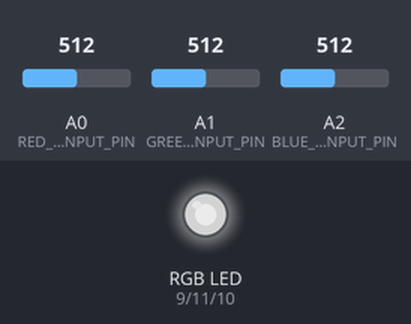
Simulated run of this sketch. Board: Arduino Uno, built with avr-gcc and run on an emulated ATmega328P. Parts: an RGB LED mixed from three pins (HIGH = lit). Inputs (shaded band) come from the test bench; at power-on: A0 (RED_ANALOG_INPUT_PIN) = 512, A1 (GREEN_ANALOG_INPUT_PIN) = 512, A2 (BLUE_ANALOG_INPUT_PIN) = 512. Dim RGB values are drawn brighter than linear.

Above: at 1.2 s.
1.3 s: A0 (RED_ANALOG_INPUT_PIN) set to 716
At 1.8 s:
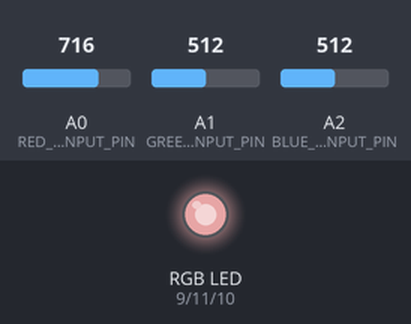
2.8 s: A1 (GREEN_ANALOG_INPUT_PIN) set to 716
At 4.0 s:
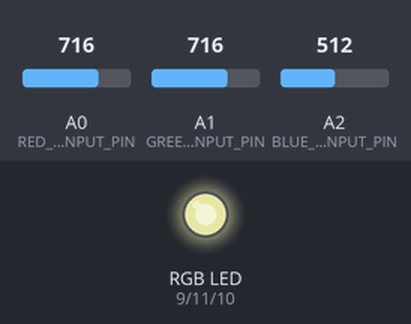
4.3 s: A2 (BLUE_ANALOG_INPUT_PIN) set to 716
At 5.3 s:
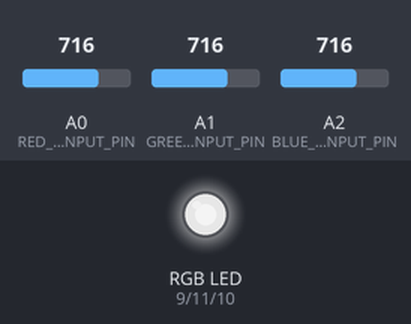
5.8 s: A0 (RED_ANALOG_INPUT_PIN) set to 900
At 6.4 s:
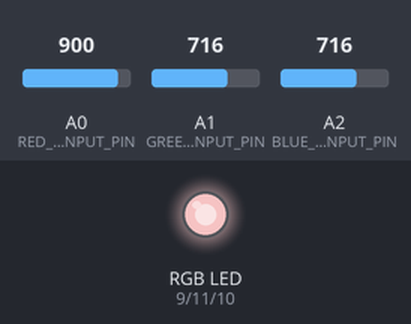
7.3 s: A1 (GREEN_ANALOG_INPUT_PIN) set to 900
At 8.5 s:
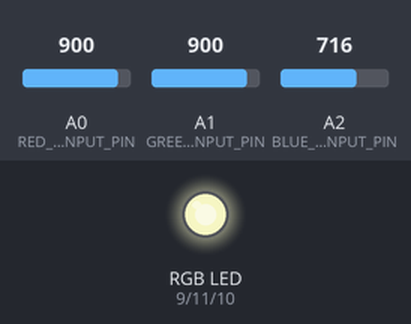
8.8 s: A2 (BLUE_ANALOG_INPUT_PIN) set to 900
At 9.9 s:
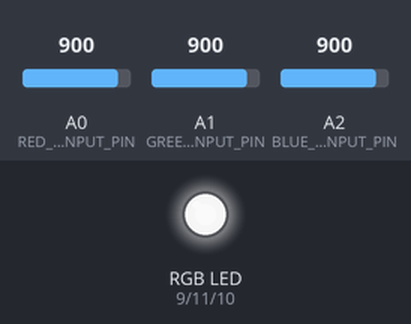
Timing chart, 0 to 11.3 s (numbered marks = the images above; inputs shaded):
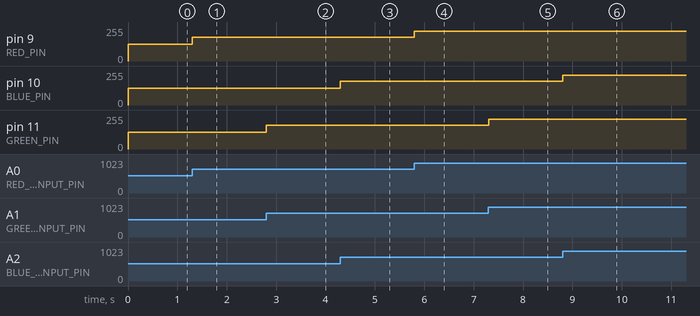

Measured:
- after the input at 1.3 s, pin 9 (RED_PIN): 127/255 → 178/255 at once
- after the input at 2.8 s, pin 11 (GREEN_PIN): 127/255 → 178/255 at once
- after the input at 4.3 s, pin 10 (BLUE_PIN): 127/255 → 178/255 at once
- after the input at 5.8 s, pin 9 (RED_PIN): 178/255 → 224/255 at once
- after the input at 7.3 s, pin 11 (GREEN_PIN): 178/255 → 224/255 at once
- after the input at 8.8 s, pin 10 (BLUE_PIN): 178/255 → 224/255 at once

The sketch:

tema_1.ino
```cpp
uint8_t const RED_PIN = 9;
uint8_t const GREEN_PIN = 11;
uint8_t const BLUE_PIN = 10;
uint8_t const RED_ANALOG_INPUT_PIN = A0;
uint8_t const GREEN_ANALOG_INPUT_PIN = A1;
uint8_t const BLUE_ANALOG_INPUT_PIN = A2;

uint16_t const ANALOG_INPUT_MIN = 0;
uint16_t const ANALOG_INPUT_MAX = 1023;
uint8_t const LED_MIN = 0;
uint8_t const LED_MAX = 255;

struct Color {
  float red;
  float green;
  float blue;
};

void setLedColor(Color const& color) {
  analogWrite(RED_PIN, color.red);
  analogWrite(GREEN_PIN, color.green);
  analogWrite(BLUE_PIN, color.blue);
}

/**
 * Scale a number `input` from [inputMin, inputMax] to [outputMin, outputMax]
 */
float scale(float input, float inputMin, float inputMax, float outputMin, float outpuMax) {
  return (input - inputMin) * (outpuMax - outputMin) / (inputMax - inputMin) + outputMin;
}


float getColorFromAnalogInput(uint8_t inputPin) {
  uint16_t knobValue = analogRead(inputPin);
  return scale(knobValue, ANALOG_INPUT_MIN, ANALOG_INPUT_MAX, LED_MIN, LED_MAX);
}

Color getLedColor() {
  Color ledColor;
  ledColor.red = getColorFromAnalogInput(RED_ANALOG_INPUT_PIN);
  ledColor.green = getColorFromAnalogInput(GREEN_ANALOG_INPUT_PIN);
  ledColor.blue = getColorFromAnalogInput(BLUE_ANALOG_INPUT_PIN);

  return ledColor;
}

void setup() {
  pinMode(RED_PIN, OUTPUT);
  pinMode(GREEN_PIN, OUTPUT);
  pinMode(BLUE_PIN, OUTPUT);


  Serial.begin(9600);
}

void loop() {
  // put your main code here, to run repeatedly:
  Color ledColor = getLedColor();
  setLedColor(ledColor);
}
```
